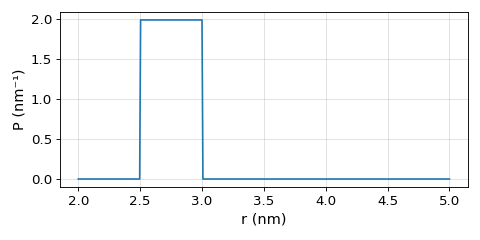

Reproduce this figure in Python.
import deerlab as dl
import matplotlib.pyplot as plt 
import numpy as np 
model = dl.dd_uniform
r = np.linspace(2,5,400)
par0 = model.start
P = model(r,par0)
plt.figure(figsize=[6,3])
plt.plot(r,P)
plt.xlabel('r (nm)',fontsize=13)
plt.ylabel('P (nm⁻¹)',fontsize=13)
plt.grid(alpha=0.4)
plt.tick_params(labelsize=12)
plt.tick_params(labelsize=12)
plt.tight_layout()
